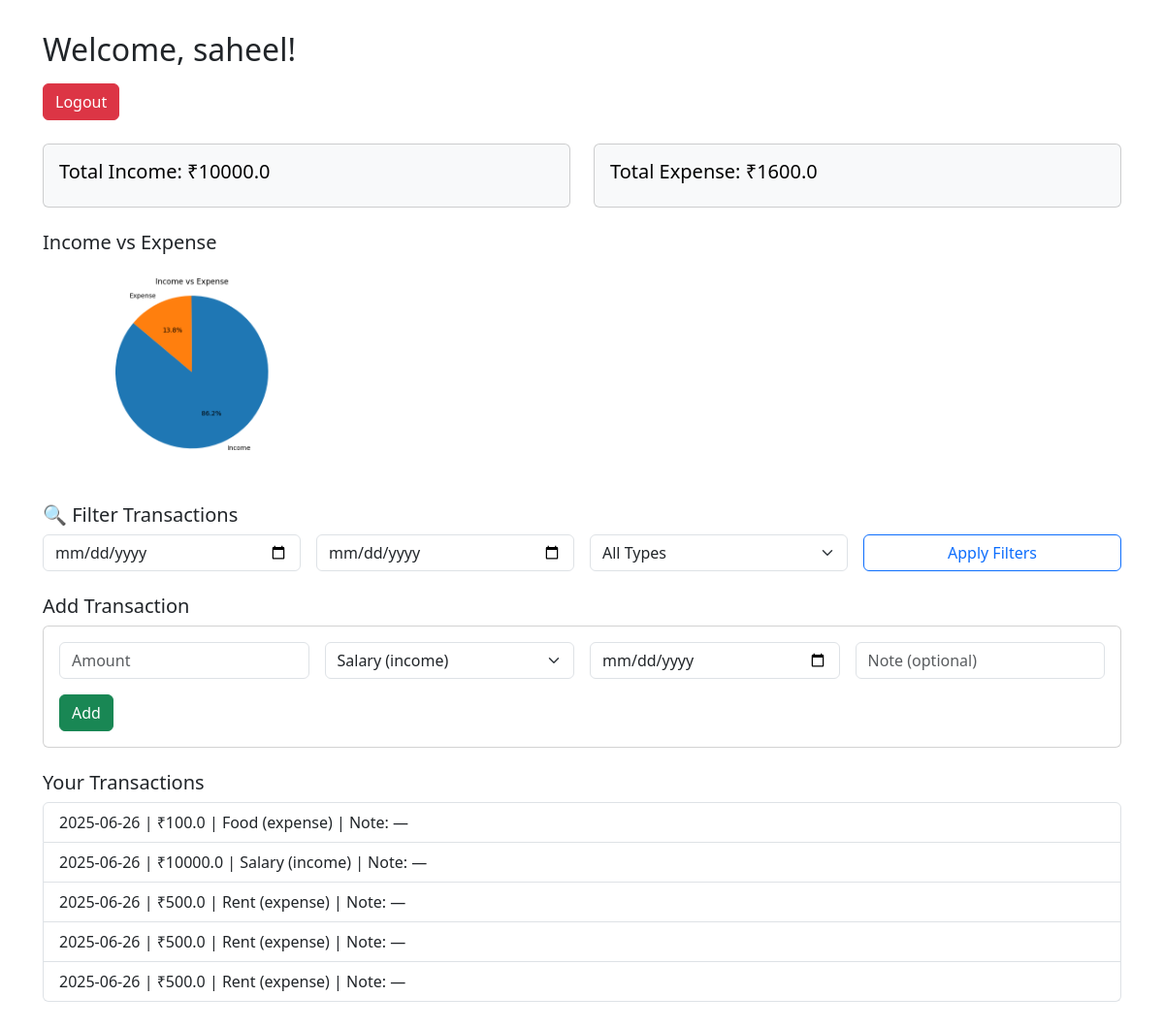
The app's page /dashboard (signed in) with its own data.
### tables this page shows
CREATE TABLE transactions (
    transaction_id INTEGER PRIMARY KEY AUTOINCREMENT,
    user_id INTEGER,
    amount REAL NOT NULL,
    category_id INTEGER,
    date TEXT NOT NULL,
    note TEXT,
    FOREIGN KEY(user_id) REFERENCES users(user_id),
    FOREIGN KEY(category_id) REFERENCES categories(category_id)
);

CREATE TABLE categories (
    category_id INTEGER PRIMARY KEY AUTOINCREMENT,
    name TEXT NOT NULL,
    type TEXT CHECK(type IN ('income', 'expense')) NOT NULL
);

### app.py (the view, shortened to what this page needs)
@app.route('/dashboard', methods=['GET', 'POST'])
def dashboard():
    if 'user_id' not in session:
        return redirect('/login')
    conn = sqlite3.connect(DB_PATH)
    cursor = conn.cursor()
    cursor.execute("SELECT category_id, name, type FROM categories")
    categories = cursor.fetchall()
    start_date = request.args.get('start_date')
    end_date = request.args.get('end_date')
    tx_type = request.args.get('type')
    query = '''
        SELECT t.amount, c.name, c.type, t.date, t.note
        FROM transactions t
        JOIN categories c ON t.category_id = c.category_id
        WHERE t.user_id = ?
    '''
    params = [session['user_id']]
    if start_date:
        query += " AND t.date >= ?"
        params.append(start_date)
    if end_date:
        query += " AND t.date <= ?"
        params.append(end_date)
    if tx_type:
        query += " AND c.type = ?"
        params.append(tx_type)
    query += " ORDER BY t.date DESC"
    cursor.execute(query, params)
    transactions = cursor.fetchall()
    cursor.execute('''
        SELECT c.type, SUM(t.amount)
        FROM transactions t
        JOIN categories c ON t.category_id = c.category_id
        WHERE t.user_id = ?
        GROUP BY c.type
    ''', (session['user_id'],))
    summary_data = dict(cursor.fetchall())
    income = summary_data.get('income', 0)
    expense = summary_data.get('expense', 0)
    if income > 0 or expense > 0:
        labels = []
        sizes = []
        if income > 0:
            labels.append("Income")
            sizes.append(income)
        if expense > 0:
            labels.append("Expense")
            sizes.append(expense)
        plt.clf()
        plt.pie(sizes, labels=labels, autopct='%1.1f%%', startangle=140)
        plt.axis('equal')
        plt.title("Income vs Expense")
        plt.savefig(os.path.join("static", "chart.png"))
    conn.close()
    return render_template("dashboard.html", username=session['username'],
                           income=income, expense=expense,
                           transactions=transactions, categories=categories)

### templates/dashboard.html (shortened to what this page needs)
{% extends "layout.html" %}
{% block content %}
<h2 class="mb-3">Welcome, {{ username }}!</h2>
<a href="{{ url_for('logout') }}" class="btn btn-danger mb-4">Logout</a>
<div class="row mb-4">
    <div class="col-md-6">
        <div class="card p-3 text-bg-light">
            <h5>Total Income: ₹{{ income }}</h5>
        </div>
    </div>
    <div class="col-md-6">
        <div class="card p-3 text-bg-light">
            <h5>Total Expense: ₹{{ expense }}</h5>
        </div>
    </div>
</div>
{% if income > 0 or expense > 0 %}
<div class="mb-4">
    <h5>Income vs Expense</h5>
    <img src="{{ url_for('static', filename='chart.png') }}" class="img-fluid" style="max-width:300px;">
</div>
{% endif %}
<h5>🔍 Filter Transactions</h5>
<form method="GET" class="row g-3 mb-4">
    <div class="col-md-3">
        <input type="date" name="start_date" class="form-control" placeholder="From Date">
    </div>
    <div class="col-md-3">
        <input type="date" name="end_date" class="form-control" placeholder="To Date">
    </div>
    <div class="col-md-3">
        <select name="type" class="form-select">
            <option value="">All Types</option>
        </select>
    </div>
    <div class="col-md-3">
        <button type="submit" class="btn btn-outline-primary w-100">Apply Filters</button>
    </div>
</form>
<h5>Add Transaction</h5>
<form method="POST" class="card p-3 mb-4">
    <div class="row g-3">
        <div class="col-md-3">
            <input type="number" name="amount" class="form-control" placeholder="Amount" required>
        </div>
        <div class="col-md-3">
            <select name="category" class="form-select" required>
                {% for category in categories %}
                <option value="{{ category[0] }}">{{ category[1] }} ({{ category[2] }})</option>
                {% endfor %}
            </select>
        </div>
        <div class="col-md-3">
            <input type="date" name="date" class="form-control" required>
        </div>
        <div class="col-md-3">
            <input type="text" name="note" class="form-control" placeholder="Note (optional)">
        </div>
    </div>
    <div class="mt-3">
        <button type="submit" class="btn btn-success">Add</button>
    </div>
</form>
<h5>Your Transactions</h5>
<ul class="list-group">
    {% for tx in transactions %}
    <li class="list-group-item">
        {{ tx[3] }} | ₹{{ tx[0] }} | {{ tx[1] }} ({{ tx[2] }}) | Note: {{ tx[4] or '—' }}
    </li>
    {% endfor %}
</ul>
{% endblock %}

### templates/layout.html (shortened to what this page needs)
<!DOCTYPE html>
<html lang="en">
<head>
    <link href="https://cdn.jsdelivr.net/npm/bootstrap@5.3.3/dist/css/bootstrap.min.css" rel="stylesheet">
</head>
<body>
    <div class="container">
        {% block content %}{% endblock %}
    </div>
</body>
</html>

### templates/layout.html (style rules this page uses)
body { padding: 2rem; }

### records on screen
transactions: date "2025-06-26", amount "100.0", name "Food", type "expense", note "—"
transactions: date "2025-06-26", amount "10000.0", name "Salary", type "income", note "—"
transactions: date "2025-06-26", amount "500.0", name "Rent", type "expense", note "—"
transactions: date "2025-06-26", amount "500.0", name "Rent", type "expense", note "—"
transactions: date "2025-06-26", amount "500.0", name "Rent", type "expense", note "—"

### other values on screen
{{ username }} "saheel"
{{ income }} "10000.0"
{{ expense }} "1600.0"
form field category "Salary (income)"
